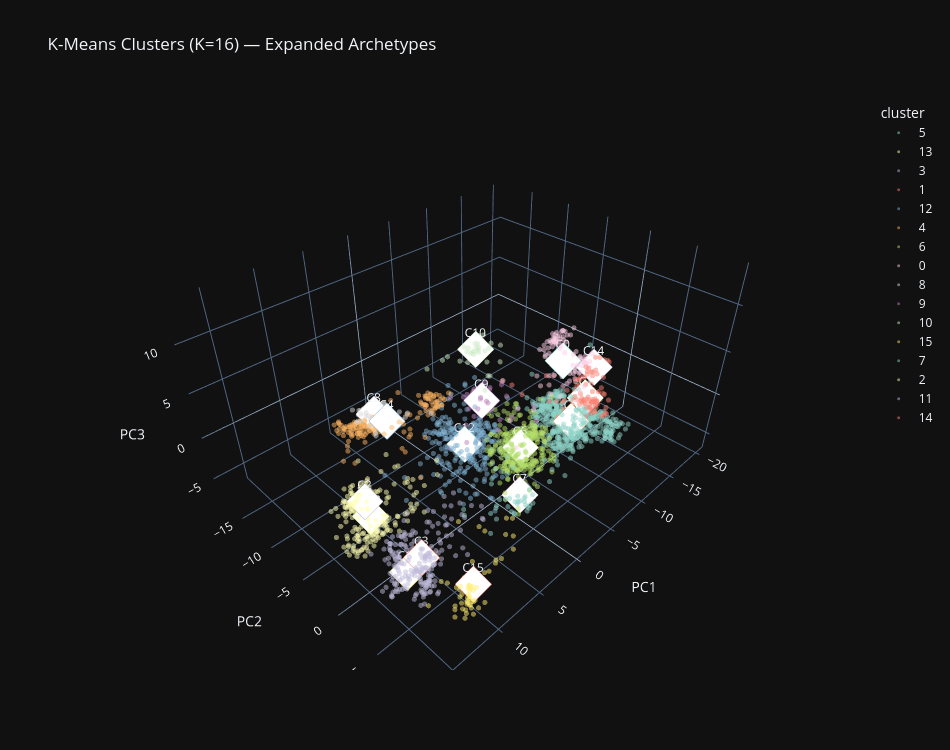

This figure's notebook cell:
### Code cell
plot_df = pd.DataFrame({
    'PC1': coords_3d[:,0], 'PC2': coords_3d[:,1], 'PC3': coords_3d[:,2],
    'label': labels_all, 'type': types_all, 'base_diet': base_labels,
    'health_score': health_scores_all, 'cluster': [str(c) for c in cluster_labels],
})

fig = px.scatter_3d(plot_df, x='PC1', y='PC2', z='PC3', color='cluster',
    hover_name='label', opacity=0.5, title=f'K-Means Clusters (K={K}) — Expanded Archetypes',
    template=PLOTLY_DARK, width=950, height=750,
    color_discrete_sequence=px.colors.qualitative.Set3)
fig.update_traces(marker=dict(size=3))
for ci in range(K):
    fig.add_trace(go.Scatter3d(
        x=[centroids_3d[ci,0]], y=[centroids_3d[ci,1]], z=[centroids_3d[ci,2]],
        mode='markers+text', text=[f'C{ci}'], textposition='top center',
        marker=dict(size=12, color='white', symbol='diamond',
                    line=dict(width=2, color=px.colors.qualitative.Set3[ci % len(px.colors.qualitative.Set3)])),
        showlegend=False, hovertext=f'Centroid {ci}: health={centroid_health[ci]:.3f}'))
fig.show()
